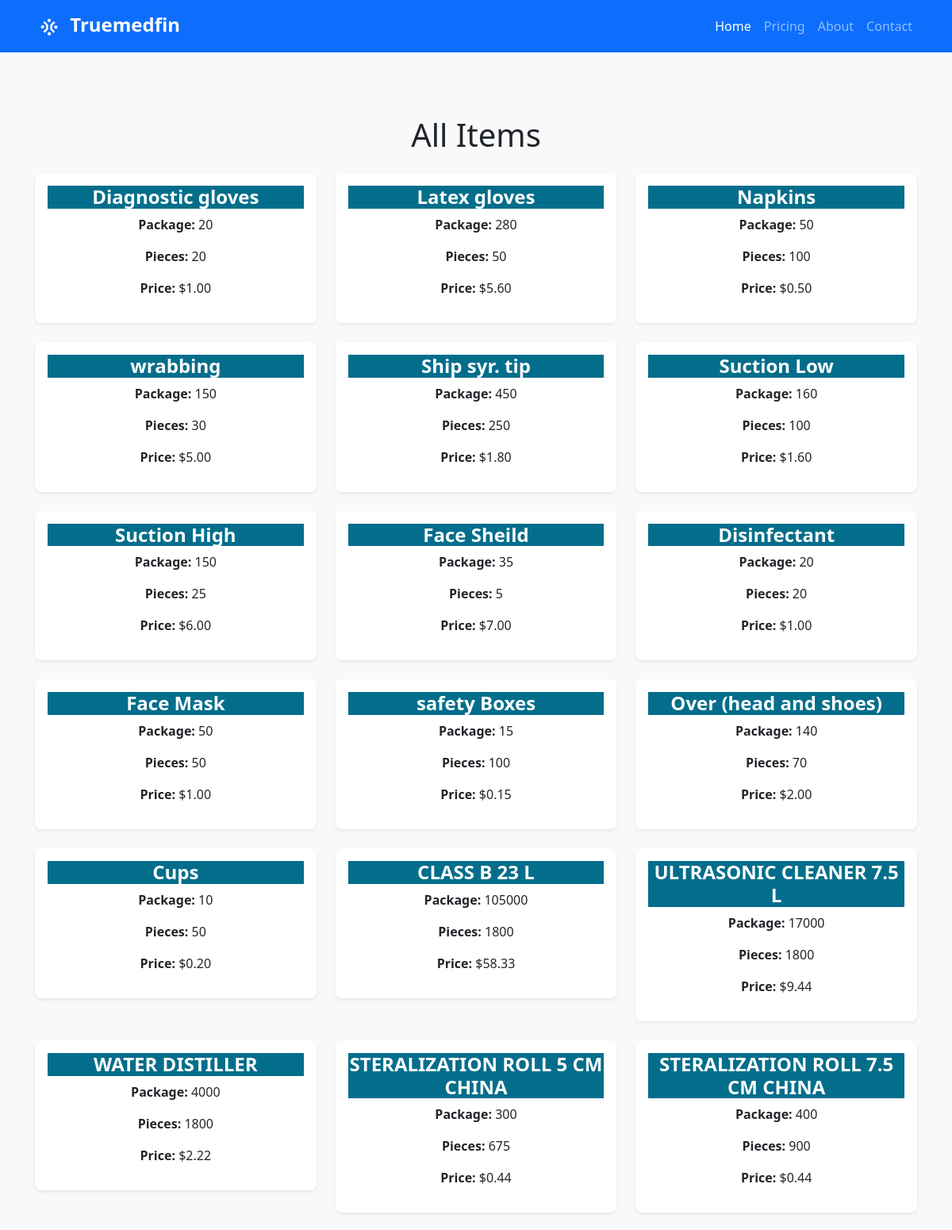
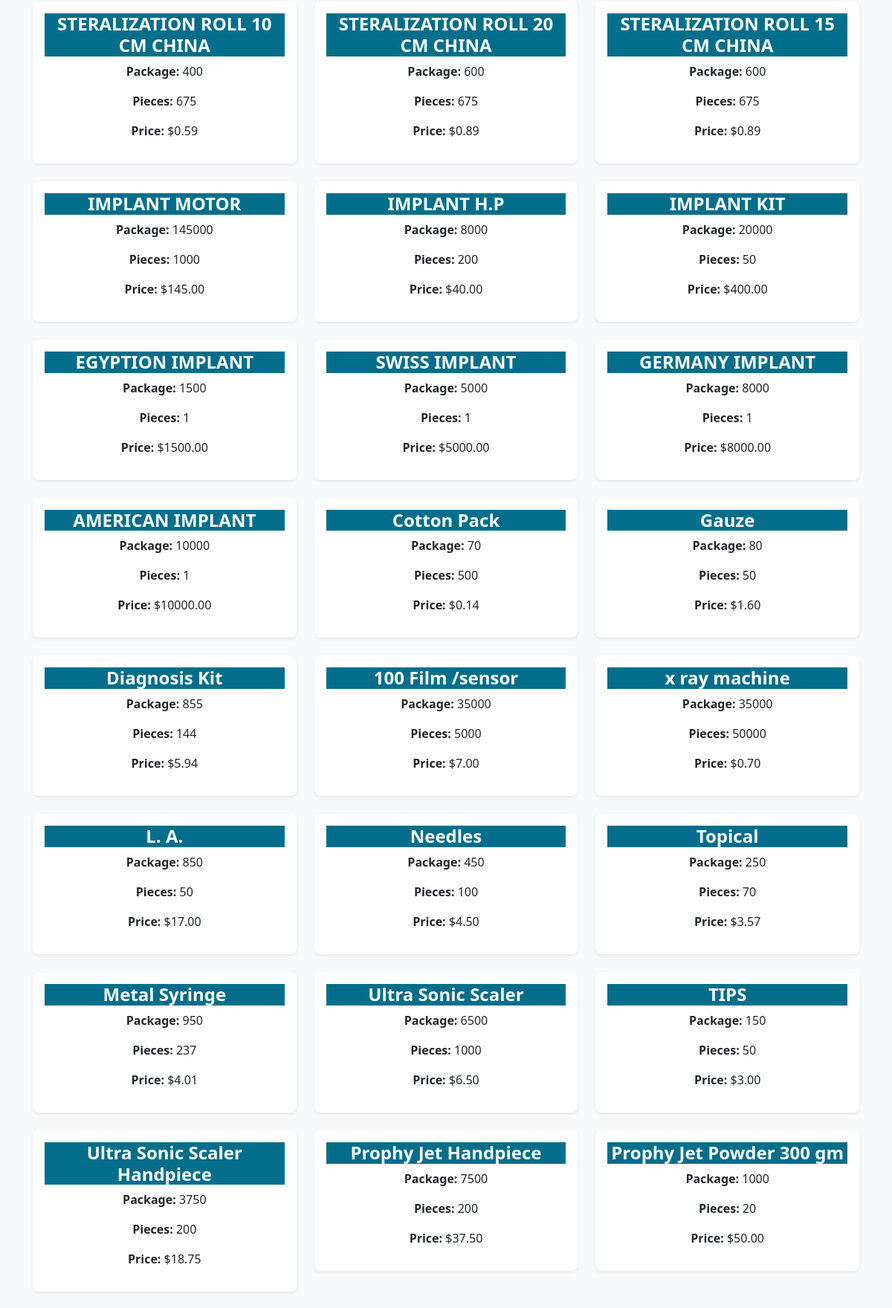
Screenshot of /pricing/items (upper part) with the database file from the repository (2 pictures, top to bottom).
### dashboard/models.py (models this page shows, shortened)
class Item(models.Model):
    name = models.CharField(max_length=100)
    package = models.IntegerField()
    number_of_pieces = models.IntegerField()
    def price(self):
        if self.number_of_pieces == 0 or self.package == 0:
            return 0
        return self.package / self.number_of_pieces

### dashboard/views.py (the view)
# urls.py: path('items', ItemView.as_view(), name='items'),
class ItemView(ListView):
    model = Item
    template_name = 'items.html'
    context_object_name = 'items'

### templates/items.html (shortened to what this page needs)
{% extends "base.html" %} {% block title %}All Items{% endblock %} {% block content %}
<div class="container mt-5">
    <h1 class="text-center mb-4">All Items</h1>
    <div class="row">
        {% for item in items %}
        <div class="col-md-4">
            <div class="card shadow-sm mb-4">
                <div class="card-body text-center">
                    <h5 class="card-title">{{ item.name }}</h5>
                    <p><strong>Package:</strong> {{ item.package }}</p>
                    <p><strong>Pieces:</strong> {{ item.number_of_pieces }}</p>
                    <p><strong>Price:</strong> ${{ item.price|floatformat:2 }}</p>
                </div>
            </div>
        </div>
        {% endfor %}
    </div>
</div>
{% endblock %}

### templates/base.html (style rules this page uses)
body { background-color: #f8f9fa; }
.card { border: none; border-radius: 0.5rem; box-shadow: 0 0 1rem rgba(0, 0, 0, 0.1); }
.card-title { font-size: 1.5rem; font-weight: bold; background: #036e8b; background-position: 3px 3px; ; color: white; }

### rows the page displays
Item: name "Diagnostic gloves", package "20", number_of_pieces "20", price "1.00"
Item: name "Latex gloves", package "280", number_of_pieces "50", price "5.60"
Item: name "Napkins", package "50", number_of_pieces "100", price "0.50"
Item: name "wrabbing", package "150", number_of_pieces "30", price "5.00"
Item: name "Ship syr. tip", package "450", number_of_pieces "250", price "1.80"
Item: name "Suction Low", package "160", number_of_pieces "100", price "1.60"
Item: name "Suction High", package "150", number_of_pieces "25", price "6.00"
Item: name "Face Sheild", package "35", number_of_pieces "5", price "7.00"
Item: name "Disinfectant", package "20", number_of_pieces "20", price "1.00"
Item: name "Face Mask", package "50", number_of_pieces "50", price "1.00"
Item: name "safety Boxes", package "15", number_of_pieces "100", price "0.15"
Item: name "Over (head and shoes)", package "140", number_of_pieces "70", price "2.00"
Item: name "Cups", package "10", number_of_pieces "50", price "0.20"
Item: name "CLASS B 23 L", package "105000", number_of_pieces "1800", price "58.33"
Item: name "ULTRASONIC CLEANER 7.5 L", package "17000", number_of_pieces "1800", price "9.44"
Item: name "WATER DISTILLER", package "4000", number_of_pieces "1800", price "2.22"
Item: name "STERALIZATION ROLL 5 CM CHINA", package "300", number_of_pieces "675", price "0.44"
Item: name "STERALIZATION ROLL 7.5 CM CHINA", package "400", number_of_pieces "900", price "0.44"
Item: name "STERALIZATION ROLL 10 CM CHINA", package "400", number_of_pieces "675", price "0.59"
Item: name "STERALIZATION ROLL 20 CM CHINA", package "600", number_of_pieces "675", price "0.89"
Item: name "STERALIZATION ROLL 15 CM CHINA", package "600", number_of_pieces "675", price "0.89"
Item: name "IMPLANT MOTOR", package "145000", number_of_pieces "1000", price "145.00"
Item: name "IMPLANT H.P", package "8000", number_of_pieces "200", price "40.00"
Item: name "IMPLANT KIT", package "20000", number_of_pieces "50", price "400.00"
Item: name "EGYPTION IMPLANT", package "1500", number_of_pieces "1", price "1500.00"
Item: name "SWISS IMPLANT", package "5000", number_of_pieces "1", price "5000.00"
Item: name "GERMANY IMPLANT", package "8000", number_of_pieces "1", price "8000.00"
Item: name "AMERICAN IMPLANT", package "10000", number_of_pieces "1", price "10000.00"
Item: name "Cotton Pack", package "70", number_of_pieces "500", price "0.14"
Item: name "Gauze", package "80", number_of_pieces "50", price "1.60"
Item: name "Diagnosis Kit", package "855", number_of_pieces "144", price "5.94"
Item: name "100 Film /sensor", package "35000", number_of_pieces "5000", price "7.00"
Item: name "x ray machine", package "35000", number_of_pieces "50000", price "0.70"
Item: name "L. A.", package "850", number_of_pieces "50", price "17.00"
Item: name "Needles", package "450", number_of_pieces "100", price "4.50"
Item: name "Topical", package "250", number_of_pieces "70", price "3.57"
Item: name "Metal Syringe", package "950", number_of_pieces "237", price "4.01"
Item: name "Ultra Sonic Scaler", package "6500", number_of_pieces "1000", price "6.50"
Item: name "TIPS", package "150", number_of_pieces "50", price "3.00"
Item: name "Ultra Sonic Scaler Handpiece", package "3750", number_of_pieces "200", price "18.75"
Item: name "Prophy Jet Handpiece", package "7500", number_of_pieces "200", price "37.50"
Item: name "Prophy Jet Powder 300 gm", package "1000", number_of_pieces "20", price "50.00"
